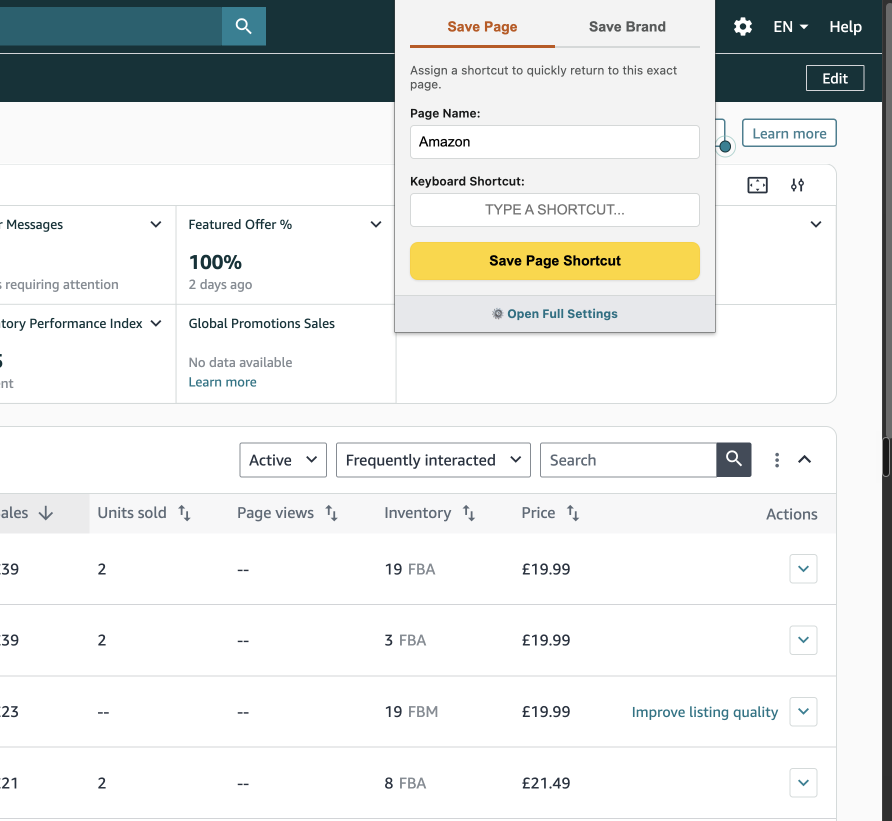
#> input picture Screenshots/Screenshot 2026-08-19 at 17.47.47.png, 1784 x 1642 px (shown at 1/2 size); its folder holds only this picture in this run
$ python resize_screenshots.py
#> lines starting #> are read from the running program, lines starting #| are printed output that depends on the picture
from PIL import Image, ImageDraw
import os
import glob

TARGET_W, TARGET_H = 1280, 800
SCREENSHOTS_DIR = "/Users/sheldon/Rufusly/amazon-client-switcher/Screenshots"
OUTPUT_DIR = "/Users/sheldon/Rufusly/amazon-client-switcher/Screenshots/resized"

os.makedirs(OUTPUT_DIR, exist_ok=True)

# Amazon-style gradient: dark teal to dark navy
TOP_COLOR = (15, 43, 55)      # dark teal (Amazon Seller Central header colour)
BOTTOM_COLOR = (20, 30, 48)   # dark navy

def make_gradient_bg(w, h):
    img = Image.new("RGB", (w, h))
    draw = ImageDraw.Draw(img)
    for y in range(h):
        r = int(TOP_COLOR[0] + (BOTTOM_COLOR[0] - TOP_COLOR[0]) * y / h)
        g = int(TOP_COLOR[1] + (BOTTOM_COLOR[1] - TOP_COLOR[1]) * y / h)
        b = int(TOP_COLOR[2] + (BOTTOM_COLOR[2] - TOP_COLOR[2]) * y / h)
        draw.line([(0, y), (w, y)], fill=(r, g, b))
    return img

files = sorted(glob.glob(os.path.join(SCREENSHOTS_DIR, "*.png")))
# Exclude already-resized files
files = [f for f in files if "resized" not in f]

for i, filepath in enumerate(files, 1):
    src = Image.open(filepath).convert("RGB")
    sw, sh = src.size
#> sw = 1784; sh = 1642

    # Scale screenshot so it fits inside the canvas with generous padding
    PADDING = 60
    max_w = TARGET_W - PADDING * 2
    max_h = TARGET_H - PADDING * 2

    scale = min(max_w / sw, max_h / sh)
#> scale = 0.414
    new_w = int(sw * scale)
#> new_w = 738
    new_h = int(sh * scale)
#> new_h = 680

    src_resized = src.resize((new_w, new_h), Image.LANCZOS)
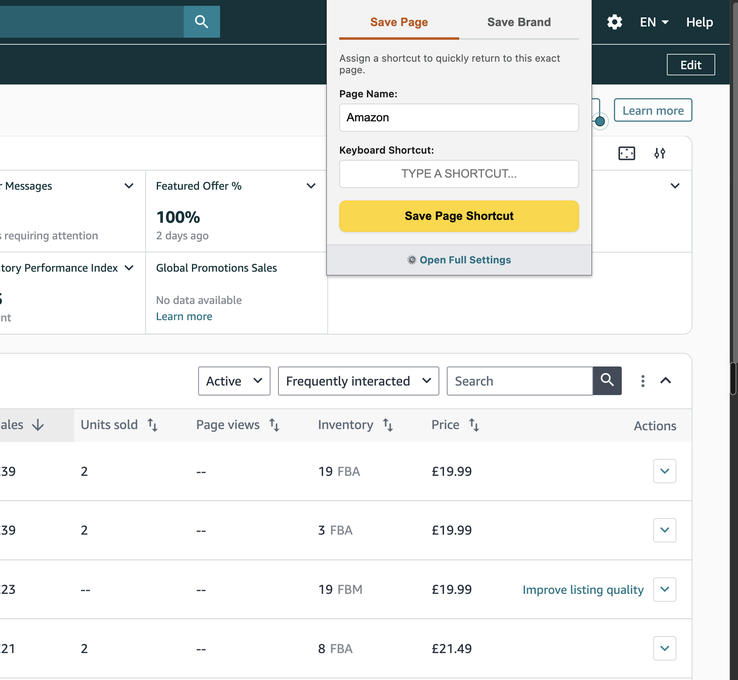
#> src_resized: PIL image 738x680 RGB; mean R, G, B 228.1, 230.4, 229.3

    # Create gradient background
    bg = make_gradient_bg(TARGET_W, TARGET_H)
#> in make_gradient_bg, `img = Image.new("RGB", (w, h))`: img: PIL image 1280x800 RGB; every value is 0
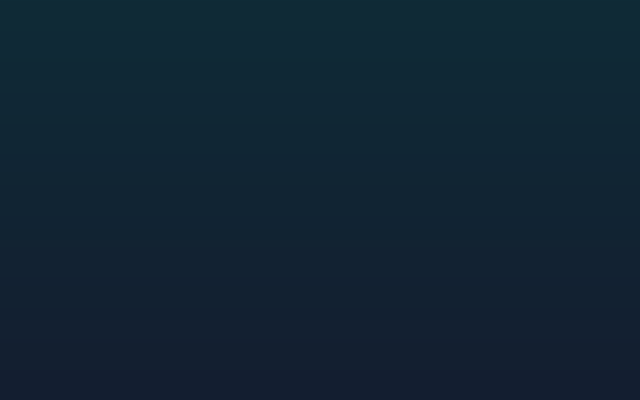
#> bg: PIL image 1280x800 RGB (shown at 1/2 size); mean R, G, B 17, 36, 51

    # Add subtle rounded-rectangle shadow behind the screenshot
    shadow_offset = 8
    shadow_x = (TARGET_W - new_w) // 2 + shadow_offset
#> shadow_x = 279
    shadow_y = (TARGET_H - new_h) // 2 + shadow_offset
#> shadow_y = 68
    shadow = Image.new("RGB", (new_w, new_h), (5, 15, 25))
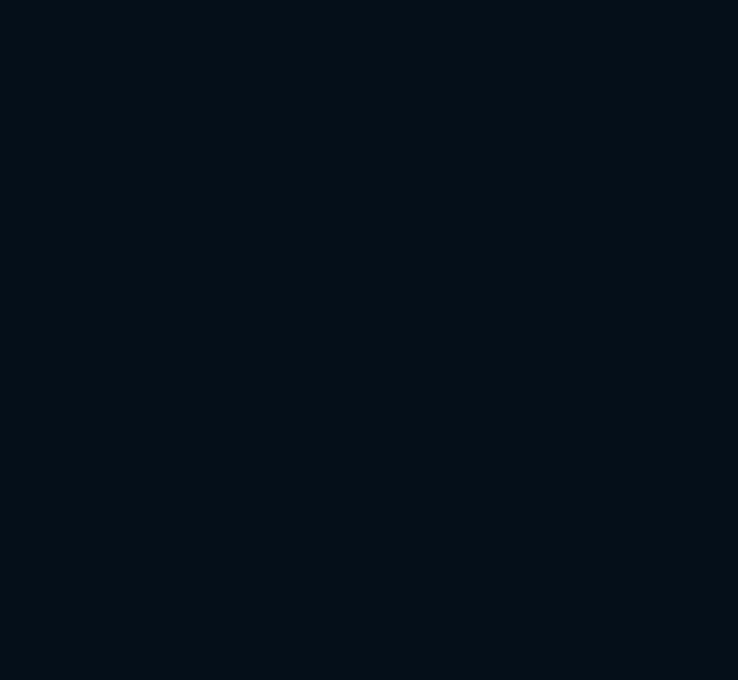
#> shadow: PIL image 738x680 RGB; mean R, G, B 5, 15, 25
    bg.paste(shadow, (shadow_x, shadow_y))
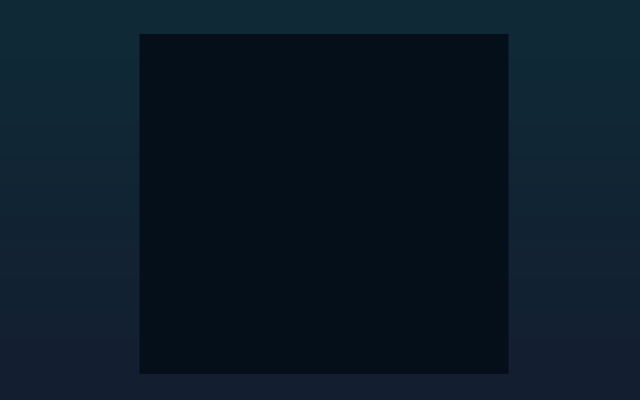
#> bg: PIL image 1280x800 RGB (shown at 1/2 size); mean R, G, B 11.1, 25.8, 38.3

    # Paste screenshot centred
    paste_x = (TARGET_W - new_w) // 2
#> paste_x = 271
    paste_y = (TARGET_H - new_h) // 2
#> paste_y = 60
    bg.paste(src_resized, (paste_x, paste_y))
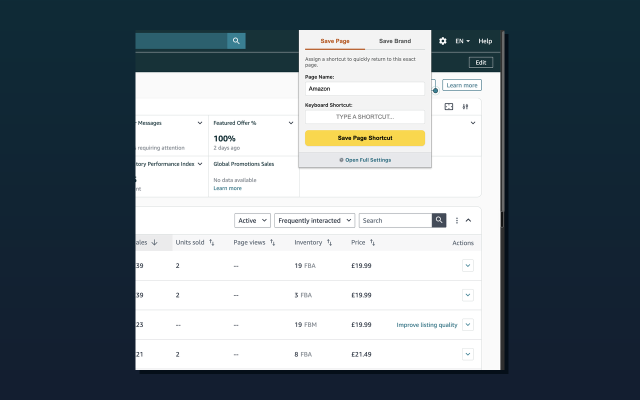
#> bg: PIL image 1280x800 RGB (shown at 1/2 size); mean R, G, B 120.3, 131.1, 138.1

    # Save as 24-bit PNG (no alpha)
    out_name = f"screenshot-{i:02d}.png"
    out_path = os.path.join(OUTPUT_DIR, out_name)
    bg.save(out_path, "PNG", optimize=False)
    print(f"Saved {out_name}  ({TARGET_W}x{TARGET_H})  <- {os.path.basename(filepath)}")

print(f"\nDone. {len(files)} screenshots saved to {OUTPUT_DIR}")

$ run again, on Screenshots/Screenshot 2026-08-19 at 18.27.15.png
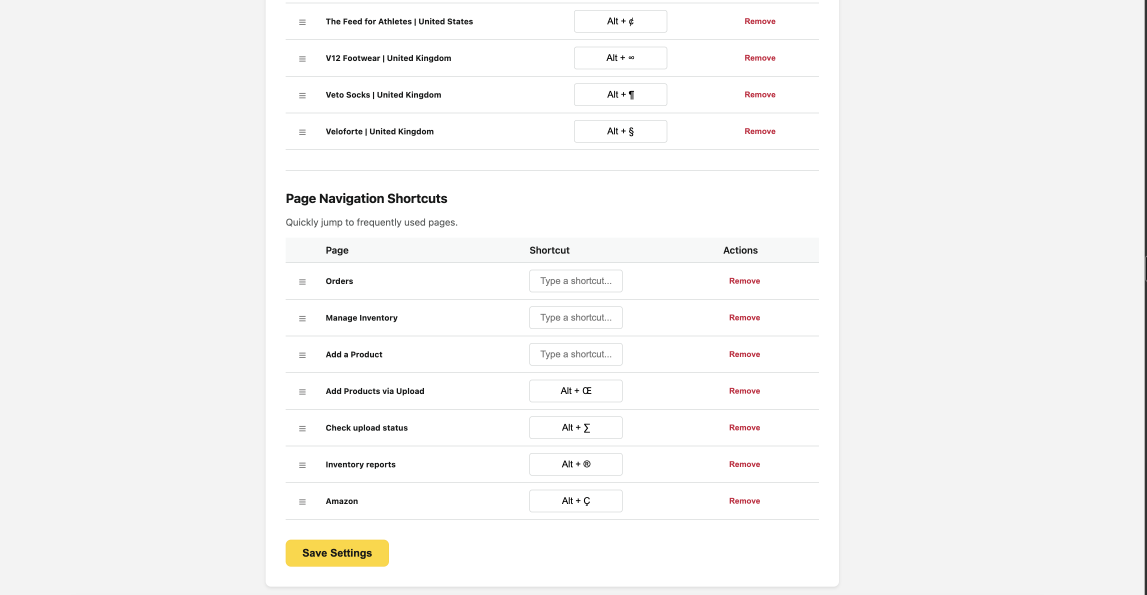
#> input picture Screenshots/Screenshot 2026-08-19 at 18.27.15.png, 3440 x 1784 px (shown at 1/3 size)
#> img: PIL image 1280x800 RGB; every value is 0
#> `bg.paste(shadow, (shadow_x, shadow_y))`:
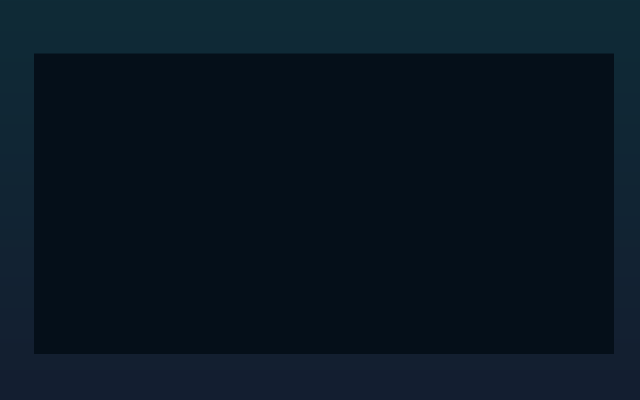
#> bg: PIL image 1280x800 RGB (shown at 1/2 size); mean R, G, B 8.8, 21.8, 33.4
#> `bg.paste(src_resized, (paste_x, paste_y))`:
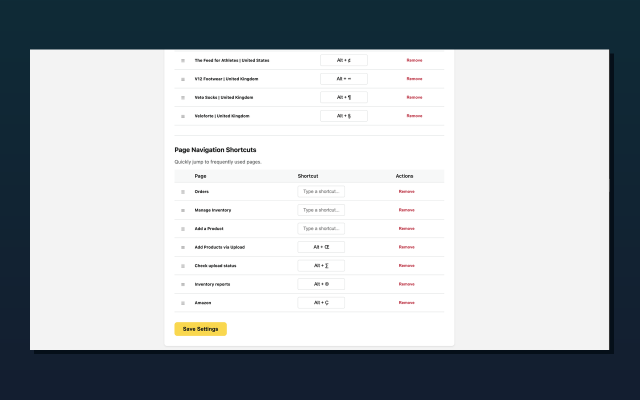
#> bg: PIL image 1280x800 RGB (shown at 1/2 size); mean R, G, B 172.8, 178.6, 183
